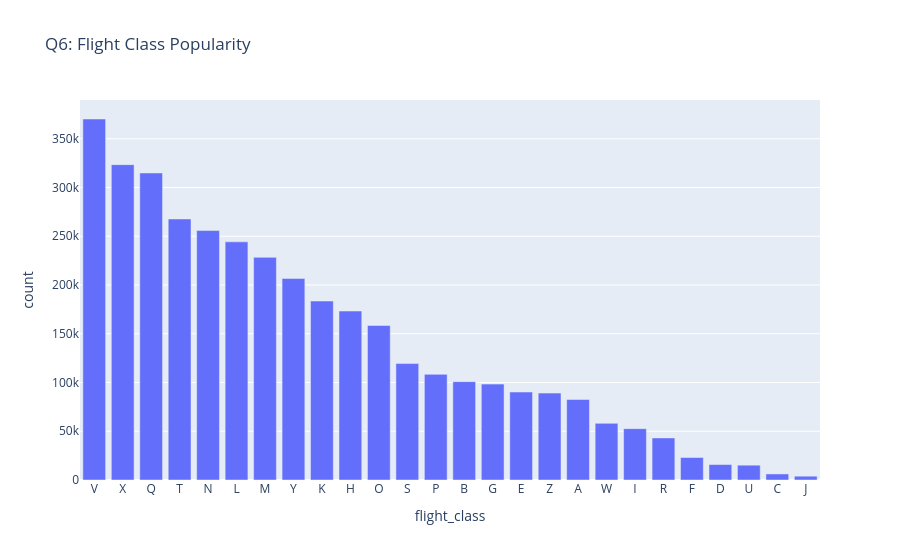

Notebook cell for this chart:
### Markdown cell above
### Q6: Which flight classes are most popular?

### Code cell
# Question 6: Flight class popularity
print("Q6: Which flight classes are most popular?")
class_popularity = df_cleaned['class'].value_counts().reset_index()
display(class_popularity.style.hide(axis="index"))
class_popularity.columns = ['flight_class', 'count']
fig6 = px.bar(class_popularity, x='flight_class', y='count',
              title="Q6: Flight Class Popularity")
fig6.show()

### Figure 1 — Plotly figure (JSON) as saved in the notebook; plotly's stock layout.template omitted (floating-point values rounded to 4 significant figures)
{"data": [{"alignmentgroup": "True", "hovertemplate": "flight_class=%{x}<br>count=%{y}<extra></extra>", "legendgroup": "", "marker": {"color": "#636efa", "pattern": {"shape": ""}}, "name": "", "offsetgroup": "", "orientation": "v", "showlegend": false, "textposition": "auto", "type": "bar", "x": ["V", "X", "Q", "T", "N", "L", "M", "Y", "K", "H", "O", "S", "P", "B", "G", "E", "Z", "A", "W", "I", "R", "F", "D", "U", "C", "J"], "xaxis": "x", "y": [370266, 323465, 314891, 267718, 255883, 244257, 228360, 206642, 183550, 173294, 158463, 119427, 108385, 100898, 98344, 90229, 89127, 82566, 58103, 52671, 43168, 23081, 15837, 15193, 6210, 3896], "yaxis": "y"}], "layout": {"barmode": "relative", "legend": {"tracegroupgap": 0}, "title": {"text": "Q6: Flight Class Popularity"}, "xaxis": {"anchor": "y", "domain": [0, 1], "title": {"text": "flight_class"}}, "yaxis": {"anchor": "x", "domain": [0, 1], "title": {"text": "count"}}}}
